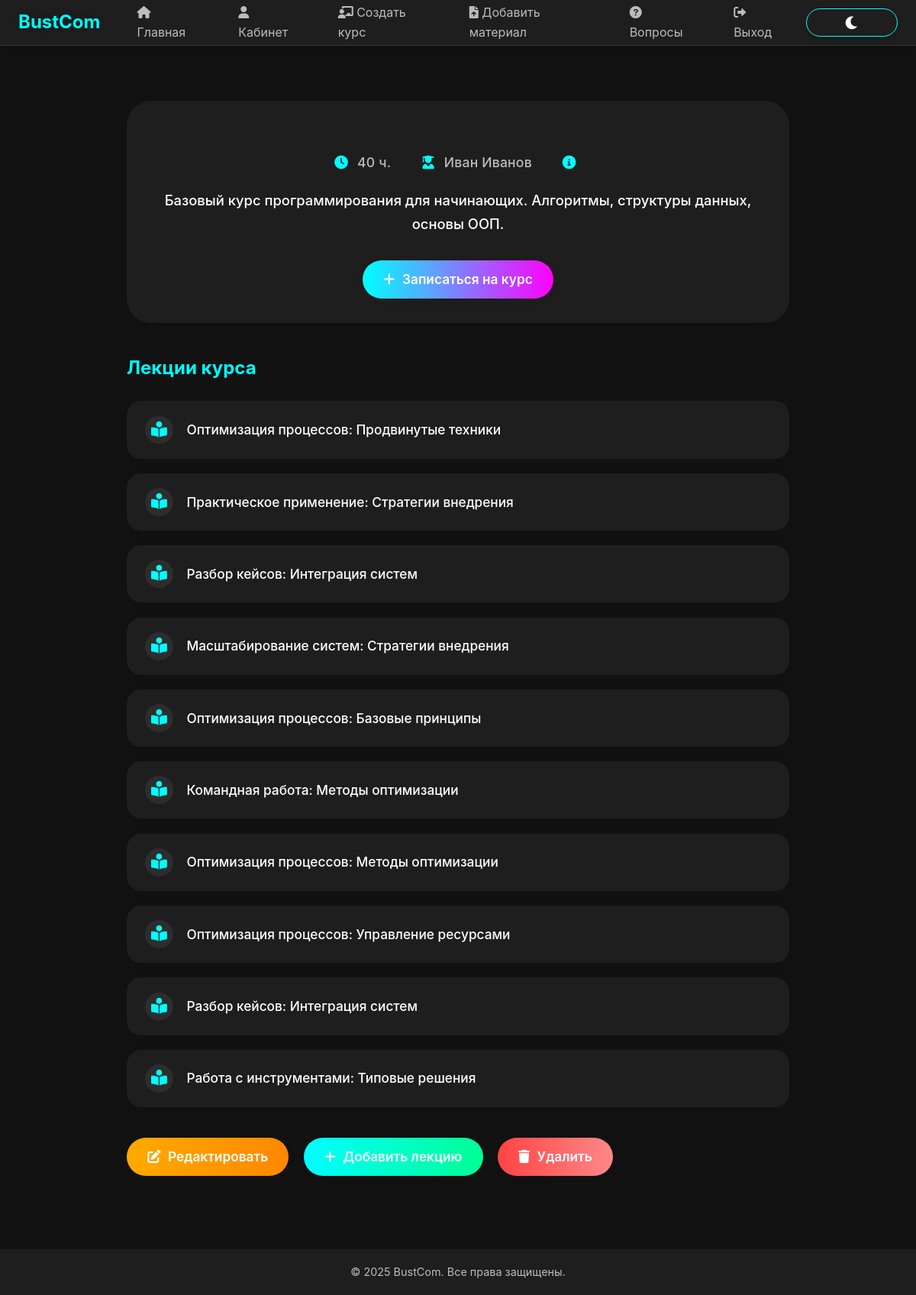
/course/18/ (signed in), run on the app's committed database.
### bustComProj/models.py (models this page shows, shortened)
class Course(models.Model):
    LEVEL_CHOICES = [
        ('beginner', 'Начальный'),
        ('intermediate', 'Средний'),
        ('advanced', 'Продвинутый')
    ]
    title = models.CharField(max_length=100)
    description = models.TextField()
    duration = models.IntegerField(help_text='Продолжительность в часах')
    level = models.CharField(max_length=20, choices=LEVEL_CHOICES, default='beginner')
    teacher = models.ForeignKey(User, on_delete=models.CASCADE, related_name='courses')
    created_at = models.DateTimeField(auto_now_add=True)
    updated_at = models.DateTimeField(auto_now=True)
    class Meta:
        verbose_name = 'Курс'
        verbose_name_plural = 'Курсы'

class User(AbstractUser):
    ROLE_CHOICES = [
        ('admin', 'Администратор'),
        ('hr', 'HR-менеджер'),
        ('teacher', 'Преподаватель'),
        ('training_manager', 'Менеджер по обучению'),
        ('employee', 'Сотрудник')
    ]
    email = models.EmailField(unique=True)
    role = models.CharField(max_length=20, choices=ROLE_CHOICES, default='employee')
    is_blocked = models.BooleanField(default=False, verbose_name='Заблокирован')
    objects = UserManager()
    groups = models.ManyToManyField(
        'auth.Group',
        related_name="bustcomproj_user_groups",
        blank=True
    )
    user_permissions = models.ManyToManyField(
        'auth.Permission',
        related_name="bustcomproj_user_permissions",
        blank=True
    )
    class Meta:
        verbose_name = 'Пользователь'
        verbose_name_plural = 'Пользователи'

class Lecture(models.Model):
    course = models.ForeignKey(Course, on_delete=models.CASCADE)
    title = models.CharField(max_length=100)
    order_num = models.IntegerField()
    class Meta:
        verbose_name = 'Лекция'
        verbose_name_plural = 'Лекции'

### bustComProj/views.py (the view, shortened to what this page needs)
# urls.py: path('course/<int:course_id>/', course_detail, name='course_detail'),
@login_required
def course_detail(request, course_id):
    course = get_object_or_404(Course, id=course_id)
    lectures = Lecture.objects.filter(course=course).order_by('order_num')
    is_enrolled = Enrollment.objects.filter(user=request.user, course=course).exists()
    user_progress = None
    return render(request, 'bustComProj/course_detail.html', {
        'course': course,
        'lectures': lectures,
        'is_enrolled': is_enrolled,
        'enrolled': is_enrolled,  # For compatibility with both templates
        'user_progress': user_progress,
        'progress_percentage': progress_percentage if 'progress_percentage' in locals() else 0
    })

### bustComProj/templates/bustComProj/course_detail.html (shortened to what this page needs)
{% extends 'bustComProj/base.html' %}
{% load static %}
{% block content %}
<div class="course-detail-modern">
    <div class="course-hero">
        <div class="course-hero-meta">
            <span><i class="fas fa-clock"></i> {{ course.duration }} ч.</span>
            <span><i class="fas fa-user-graduate"></i> {{ course.teacher.get_full_name }}</span>
            <span><i class="fas fa-info-circle"></i> {{ course.get_status_display }}</span>
        </div>
        <div class="course-hero-desc">{{ course.description }}</div>
        <div class="course-hero-actions">
            {% if user.is_authenticated %}
                {% if is_enrolled %}
                    <span class="enrolled-badge"><i class="fas fa-check-circle"></i> Вы записаны</span>
                    <a href="{% url 'course_lectures' course.id %}" class="btn-modern btn-gradient-main">
                        <i class="fas fa-play"></i> Продолжить обучение
                    </a>
                {% else %}
                    <a href="{% url 'enroll_course' course.id %}" class="btn-modern btn-gradient-main">
                        <i class="fas fa-plus"></i> Записаться на курс
                    </a>
                {% endif %}
            {% else %}
                <a href="{% url 'login' %}" class="btn-modern btn-gradient-main">
                    <i class="fas fa-sign-in-alt"></i> Войти для записи
                </a>
            {% endif %}
        </div>
    </div>
    <div class="course-lectures-block">
        <h2 class="lectures-block-title">Лекции курса</h2>
        {% if lectures %}
        <div class="lectures-modern-list">
            {% for lecture in lectures %}
            <div class="lecture-modern-card">
                <div class="lecture-modern-info">
                    <span class="lecture-modern-icon"><i class="fas fa-book-reader"></i></span>
                    <span class="lecture-modern-title">{{ lecture.title }}</span>
                </div>
            </div>
            {% endfor %}
        </div>
        {% else %}
        <div class="no-lectures-modern">
            <span class="no-lectures-icon"><i class="fas fa-book"></i></span>
            <p>Пока нет лекций</p>
        </div>
        {% endif %}
    </div>
    {% if user.profile.role == "teacher" or user.profile.role == "admin" %}
    <div class="admin-modern-actions">
        <a href="{% url 'edit_course' course.id %}" class="btn-modern btn-gradient-edit"><i class="fas fa-edit"></i> Редактировать</a>
        <a href="{% url 'add_lecture' course.id %}" class="btn-modern btn-gradient-add"><i class="fas fa-plus"></i> Добавить лекцию</a>
        <a href="{% url 'delete_course' course.id %}" class="btn-modern btn-gradient-danger"><i class="fas fa-trash"></i> Удалить</a>
    </div>
    {% endif %}
</div>
{% endblock %}

### bustComProj/static/css/enhanced.css (style rules this page uses)
:root { --primary-color: #ff00ff; --secondary-color: #00ffcc; --accent-color: #ff3366; --background-dark: #1a1a1a; --background-light: #2a2a2a; --text-primary: #ffffff; --text-secondary: #e0e0e0; --success-color: #00ff88; --danger-color: #ff3366; --warning-color: #ffcc00; --border-radius: 15px; --transition-speed: 0.3s; }

### bustComProj/static/css/theme.css (style rules this page uses)
:root[data-theme="dark"] { --primary-color: #00ffff; --primary-dark: #00cccc; --primary-light: #80ffff; --secondary-color: #ff00ff; --secondary-dark: #cc00cc; --secondary-light: #ff80ff; --background-dark: #121212; --background-light: #1e1e1e; --background-lighter: #2d2d2d; --text-primary: #ffffff; --text-secondary: rgba(255, 255, 255, 0.7); --text-tertiary: rgba(255, 255, 255, 0.5); }

### bustComProj/templates/bustComProj/base.html (style rules this page uses)
:root { --primary-color: #00ffff; --primary-dark: #00cccc; --primary-light: #80ffff; --secondary-color: #ff00ff; --secondary-dark: #cc00cc; --secondary-light: #ff80ff; --background-dark: #121212; --background-light: #1e1e1e; --background-lighter: #2d2d2d; --text-primary: #ffffff; --text-secondary: rgba(255, 255, 255, 0.7); --text-tertiary: rgba(255, 255, 255, 0.5); --danger-color: #ff4444; --danger-dark: #cc0000; --success-color: #00ff00; --success-dark: #00cc00; --spacing-xs: 0.5rem; --spacing-sm: 1rem; --spacing-md: 1.5rem; --spacing-lg: 2rem; --spacing-xl: 3rem; --border-radius: 12px; --border-radius-sm: 8px; --max-width: 1200px; --header-height: 60px; --footer-height: 60px; --transition-fast: 0.2s ease; --transition-normal: 0.3s ease; --shadow-sm: 0 2px 4px rgba(0, 0, 0, 0.2); --shadow-md: 0 4px 6px rgba(0, 0, 0, 0.3); --shadow-lg: 0 8px 16px rgba(0, 0, 0, 0.4); }
* { margin: 0; padding: 0; box-sizing: border-box; -webkit-tap-highlight-color: transparent; }
body { font-family: -apple-system, BlinkMacSystemFont, 'Segoe UI', Roboto, Oxygen, Ubuntu, Cantarell, 'Open Sans', 'Helvetica Neue', sans-serif; background-color: var(--background-dark); color: var(--text-primary); line-height: 1.6; overflow-x: hidden; }
a { color: var(--primary-color); text-decoration: none; transition: all var(--transition-normal); position: relative; }
a:not(.btn):after { content: ''; position: absolute; width: 100%; height: 2px; bottom: -2px; left: 0; background: linear-gradient(90deg, var(--primary-color), var(--secondary-color)); transform: scaleX(0); transform-origin: right; transition: transform var(--transition-normal); }

### data on the page
Course: duration "40", teacher.get_full_name "Иван Иванов", description "Базовый курс программирования для начинающих. Алгоритмы, структуры данных, основы ООП."
Lecture: title "Оптимизация процессов: Продвинутые техники"
Lecture: title "Практическое применение: Стратегии внедрения"
Lecture: title "Разбор кейсов: Интеграция систем"
Lecture: title "Масштабирование систем: Стратегии внедрения"
Lecture: title "Оптимизация процессов: Базовые принципы"
Lecture: title "Командная работа: Методы оптимизации"
Lecture: title "Оптимизация процессов: Методы оптимизации"
Lecture: title "Оптимизация процессов: Управление ресурсами"
Lecture: title "Разбор кейсов: Интеграция систем"
Lecture: title "Работа с инструментами: Типовые решения"
